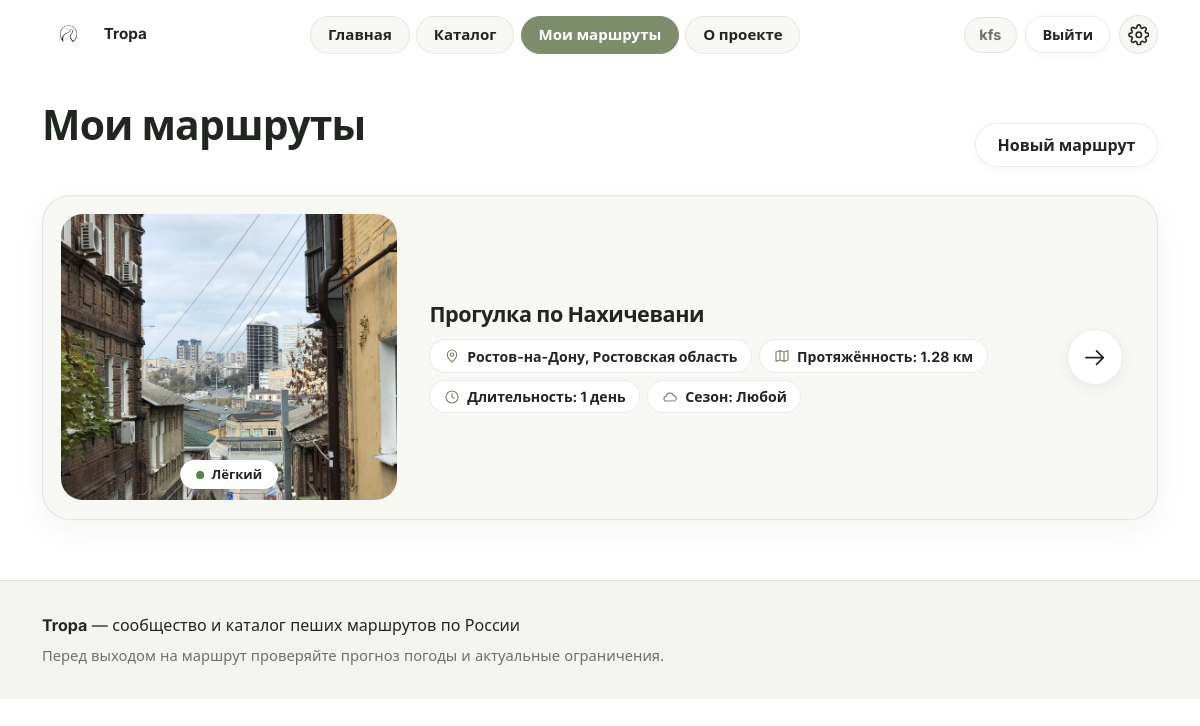
The page /routes/mine (signed in) on the database as committed earlier.
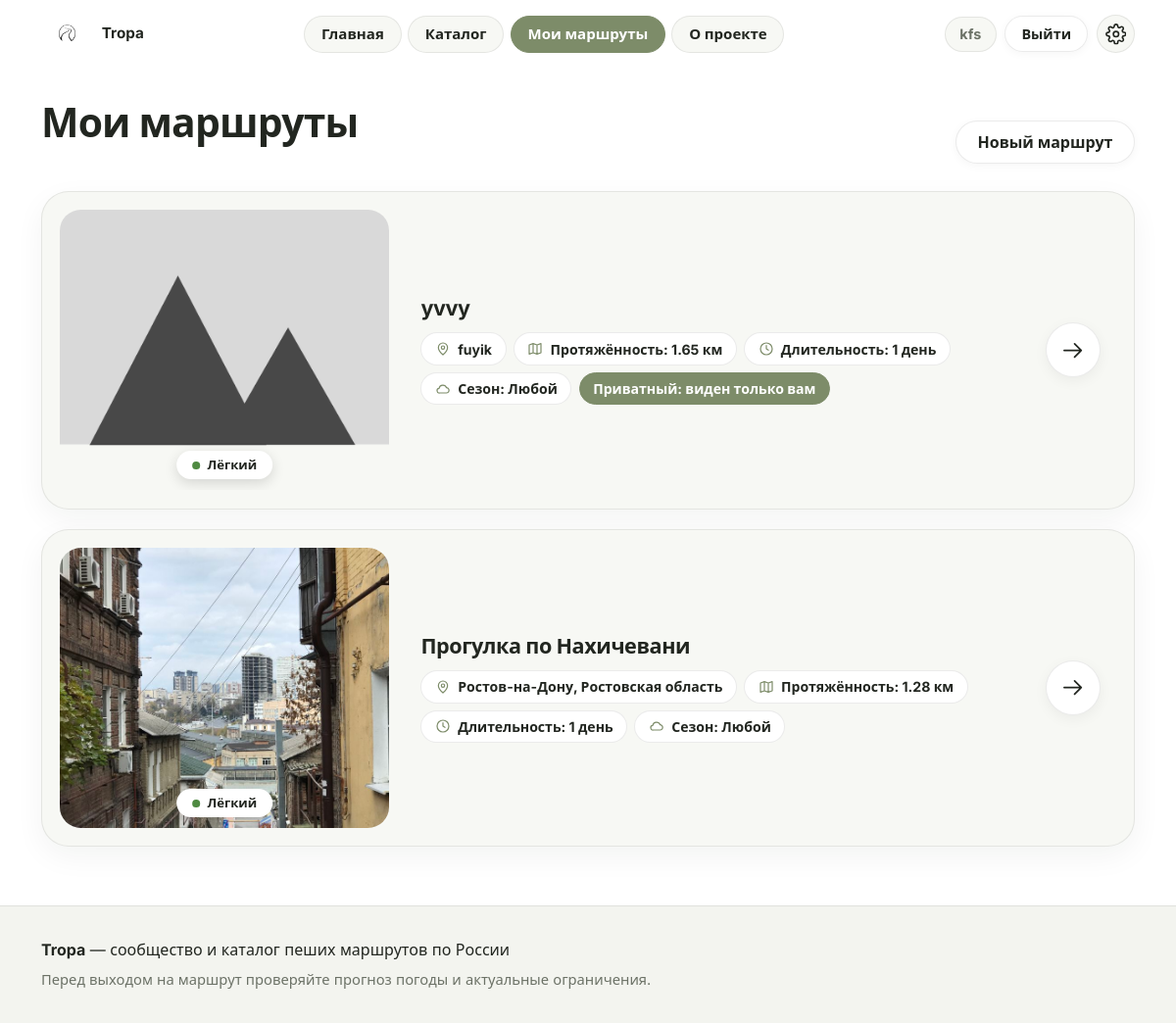
The same page on the database as committed later.
### tables this page shows
CREATE TABLE users (
    id            INTEGER PRIMARY KEY AUTOINCREMENT,
    username      TEXT NOT NULL UNIQUE,
    password_hash TEXT NOT NULL,
    created_at    TEXT NOT NULL DEFAULT CURRENT_TIMESTAMP
, email TEXT, google_sub TEXT);

CREATE TABLE routes (
    id             INTEGER PRIMARY KEY AUTOINCREMENT,
    author_id      INTEGER NOT NULL REFERENCES users(id),
    title          TEXT NOT NULL,
    region         TEXT NOT NULL,
    length_km      REAL NOT NULL,
    difficulty     TEXT NOT NULL CHECK (difficulty IN ('easy', 'medium', 'hard')),
    days           INTEGER NOT NULL DEFAULT 1,
    season         TEXT NOT NULL DEFAULT 'any',
    terrain        TEXT NOT NULL DEFAULT 'any',
    description    TEXT NOT NULL,
    restrictions   TEXT,
    source_url     TEXT,
    source_checked TEXT,
    open_from      TEXT,
    open_to        TEXT,
    is_public      INTEGER NOT NULL DEFAULT 1,
    views          INTEGER NOT NULL DEFAULT 0,
    surface        TEXT,
    max_slope      TEXT,
    has_steps      INTEGER NOT NULL DEFAULT 0,
    rest_points    TEXT,
    created_at     TEXT NOT NULL DEFAULT CURRENT_TIMESTAMP
);

### views/routes.py (the view)
@bp.route("/mine")
@login_required
def mine():
    routes = get_db().execute(
        "SELECT * FROM routes WHERE author_id = ? ORDER BY created_at DESC, id DESC",
        (g.user["id"],),
    ).fetchall()
    return render_template("my_routes.html", routes=routes, difficulty=DIFFICULTY)

### app.py (called while the page is built)
def ru_days(n):
    n = int(n)
    if 11 <= n % 100 <= 14:
        word = "дней"
    elif n % 10 == 1:
        word = "день"
    elif 2 <= n % 10 <= 4:
        word = "дня"
    else:
        word = "дней"
    return f"{n} {word}"

### db.py (called while the page is built)
def get_db():
    if "db" not in g:
        g.db = sqlite3.connect(current_app.config["DATABASE"])
        g.db.row_factory = sqlite3.Row
        g.db.execute("PRAGMA foreign_keys = ON")
    return g.db

### views/auth.py (called while the page is built)
@bp.before_app_request
def load_logged_in_user():
    user_id = session.get("user_id")
    g.user = None
    if user_id is not None:
        g.user = get_db().execute(
            "SELECT id, username FROM users WHERE id = ?", (user_id,)
        ).fetchone()
        if g.user is None:
            session.clear()

def login_required(view):
    @functools.wraps(view)
    def wrapped(**kwargs):
        if g.user is None:
            nxt = request.full_path.rstrip("?") if request.method == "GET" else None
            return redirect(url_for("auth.login", next=nxt))
        return view(**kwargs)
    return wrapped

### templates/my_routes.html (shortened to what this page needs)
{% extends "base.html" %}
{% block main_class %}wide{% endblock %}
{% block content %}
  <div class="section-head">
    <h1>Мои маршруты</h1>
    <a class="btn" href="{{ url_for('routes.create') }}">Новый маршрут</a>
  </div>
  <ul class="route-list">
    {% for r in routes %}{% include "_route_card.html" %}
    {% else %}<li class="empty card">У вас пока нет маршрутов. <a href="{{ url_for('routes.create') }}">Создать первый</a>.</li>
    {% endfor %}
  </ul>
{% endblock %}

### templates/base.html (shortened to what this page needs)
<!DOCTYPE html>
<html lang="ru">
<head>
  <link rel="stylesheet" href="{{ url_for('static', filename='css/style.css') }}?v=4">
</head>
<body>
  {% set ep = request.endpoint %}
  <header class="site-header">
    <div class="header-inner">
      <a class="logo" href="{{ url_for('pages.index') }}">
        <img src="{{ url_for('static', filename='img/logo.png') }}" alt="">
        <span>Tropa</span>
      </a>
      <nav class="main-nav" aria-label="Основное меню">
        <a href="{{ url_for('pages.index') }}" {% if ep == 'pages.index' %}aria-current="page"{% endif %}>Главная</a>
        <a href="{{ url_for('routes.catalog') }}" {% if ep == 'routes.catalog' %}aria-current="page"{% endif %}>Каталог</a>
        <a href="{{ url_for('routes.mine') }}" {% if ep == 'routes.mine' %}aria-current="page"{% endif %}>Мои маршруты</a>
        <a href="{{ url_for('pages.about') }}" {% if ep == 'pages.about' %}aria-current="page"{% endif %}>О проекте</a>
      </nav>
      <div class="header-actions">
        {% if g.user %}
          <span class="user-name">{{ g.user['username'] }}</span>
          <a class="btn btn-small" href="{{ url_for('auth.logout') }}">Выйти</a>
        {% else %}
          <a class="btn btn-small" href="{{ url_for('auth.login') }}">Вход</a>
        {% endif %}
        <div class="settings">
          <button type="button" class="settings-btn" id="settings-btn"
                  aria-expanded="false" aria-controls="settings-panel" aria-label="Настройки отображения и доступности">
            <svg class="icon" aria-hidden="true"><use href="#i-gear"/></svg>
          </button>
        </div>
      </div>
    </div>
  </header>
  <main id="content" class="{% block main_class %}page{% endblock %}" tabindex="-1">
    {% block content %}{% endblock %}
  </main>
  <footer class="site-footer">
    <div class="footer-inner">
      <p><strong>Tropa</strong> — сообщество и каталог пеших маршрутов по России</p>
      <p class="footer-note">Перед выходом на маршрут проверяйте прогноз погоды и актуальные ограничения.</p>
    </div>
  </footer>
</body>
</html>

### templates/_route_card.html
<li class="route-card">
  <div class="route-thumb">
    <img src="{{ route_image(r['id']) }}" alt="Фото маршрута: {{ r['title'] }}"
         width="400" height="286" loading="lazy">
    <span class="diff-pill diff-{{ r['difficulty'] }}">{{ DIFFICULTY[r['difficulty']] }}</span>
  </div>
  <div class="route-body">
    <h3><a href="{{ url_for('routes.detail', route_id=r['id']) }}">{{ r['title'] }}</a></h3>
    <ul class="meta">
      <li><svg class="icon" aria-hidden="true"><use href="#i-pin"/></svg><span>{{ r['region'] }}</span></li>
      <li><svg class="icon" aria-hidden="true"><use href="#i-map"/></svg><span>Протяжённость: {{ r['length_km'] }} км</span></li>
      <li><svg class="icon" aria-hidden="true"><use href="#i-clock"/></svg><span>Длительность: {{ r['days']|ru_days }}</span></li>
      <li><svg class="icon" aria-hidden="true"><use href="#i-cloud"/></svg><span>Сезон: {{ SEASONS[r['season']] }}</span></li>
      {% if not r['is_public'] %}<li class="badge">Приватный: виден только вам</li>{% endif %}
    </ul>
  </div>
  <span class="arrow-btn" aria-hidden="true"><svg class="icon"><use href="#i-arrow"/></svg></span>
</li>

Rows that differ between the two databases and show on the page:
added routes: shows a picture, difficulty "Лёгкий", title "yvvy", region "fuyik", length_km "1.65", days|ru_days "1 день", season "Любой", is_public "Приватный: виден только вам"
